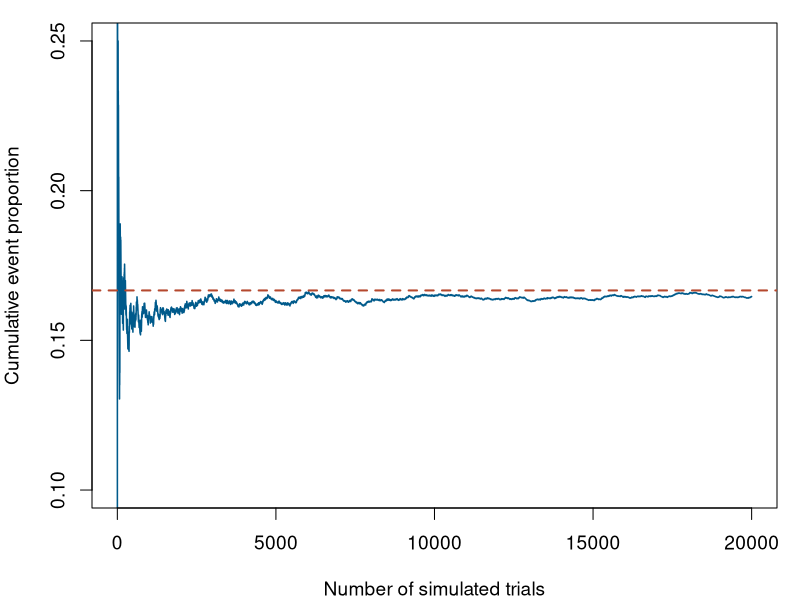
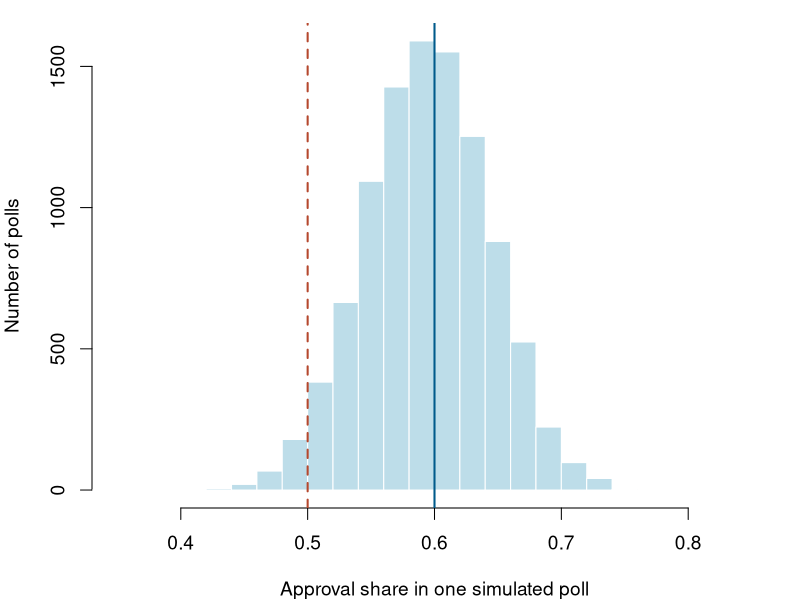

Reproduce these figures in R, in order.
## ---- chunk 1
S <- expand.grid(first = 1:6, second = 1:6)
head(S, 4)
nrow(S)
## ---- chunk 2
E <- (S$first + S$second) == 7
sum(E)                 # number of favorable outcomes
mean(E)                # favorable / total
## ---- chunk 3
set.seed(210)
sample(1:6, size = 12, replace = TRUE)
## ---- chunk 4
set.seed(211)
N <- 20000
first <- sample(1:6, N, replace = TRUE)
second <- sample(1:6, N, replace = TRUE)
hit <- (first + second) == 7
c(estimate = mean(hit), exact = 6 / 36)
## ---- chunk 5
#| echo: false
#| fig-width: 10
#| fig-height: 3.3
#| out-width: 86%
#| fig-alt: "A cumulative simulated event proportion stabilizes near one sixth as the number of trials increases; the dashed line marks the exact probability."
par(mar = c(4, 4, 1, 1), cex = 1.15)
plot(seq_len(N), cumsum(hit) / seq_len(N), type = "l",
     col = "#005a8b", lwd = 1.5, ylim = c(.10, .25),
     xlab = "Number of simulated trials", ylab = "Cumulative event proportion")
abline(h = 1/6, col = "#b5482e", lwd = 2, lty = 2)
## ---- chunk 6
set.seed(212)
assignment <- sample(c("C", "T"), 3, replace = TRUE)
assignment
any(assignment == "T") & any(assignment == "C")
## ---- chunk 7
set.seed(213)
mixed <- replicate(20000, {
  a <- sample(c("C", "T"), 3, replace = TRUE)
  any(a == "T") & any(a == "C")
})
mean(mixed)
## ---- chunk 8
sample(c("T", "C", "C"), size = 3, replace = FALSE)
## ---- chunk 9
set.seed(214)
responses <- sample(c(0, 1), 20, replace = TRUE,
                    prob = c(0.40, 0.60))
mean(responses)
## ---- chunk 10
set.seed(215)
poll_share <- replicate(10000, {
  x <- sample(c(0, 1), 100, replace = TRUE,
              prob = c(0.40, 0.60))
  mean(x)
})
mean(poll_share < 0.50)
## ---- chunk 11
#| echo: false
#| fig-width: 10
#| fig-height: 3.2
#| out-width: 86%
#| fig-alt: "Simulated approval shares cluster around 0.60, with a small lower tail below 0.50. The dashed line is 0.50; the solid line is the assumed 0.60 approval rate."
par(mar = c(4, 4, 1, 1), cex = 1.15)
hist(poll_share, breaks = seq(0, 1, .02), col = "#bddde9",
     border = "white", main = "", xlim = c(.35, .85),
     xlab = "Approval share in one simulated poll", ylab = "Number of polls")
abline(v = c(.50, .60), col = c("#b5482e", "#005a8b"), lwd = 2, lty = c(2, 1))
## ---- chunk 12
choose(4, 2) / choose(6, 2)
## ---- chunk 13
set.seed(216)
both_incumbents <- replicate(20000, {
  committee <- sample(1:6, 2, replace = FALSE)
  all(committee <= 4)  # legislators 1–4 are incumbents
})
mean(both_incumbents)
